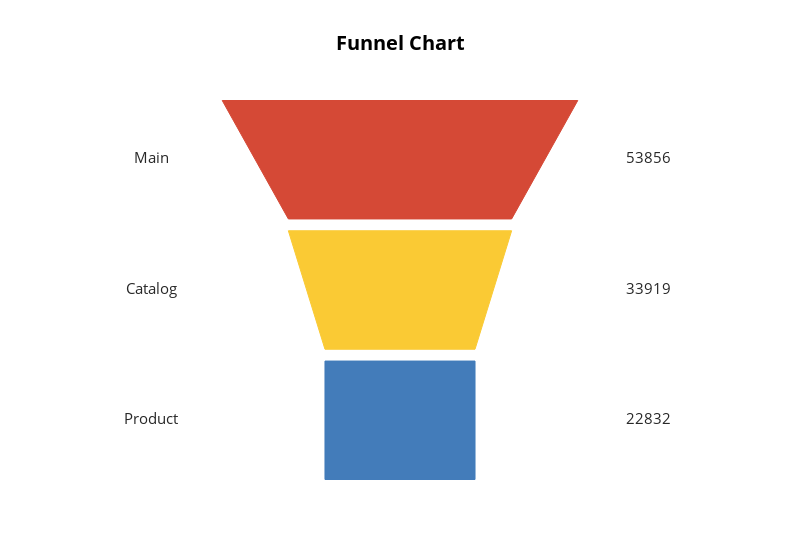

The notebook cell this image was saved under:
### Code cell
plot_funnel(phases, values)

### Figure 1 — Plotly figure (JSON) as saved in the notebook; plotly's stock layout.template omitted (floating-point values rounded to 4 significant figures)
{"data": [{"mode": "text", "text": ["Main", "Catalog", "Product"], "textfont": {"color": "rgb(40,40,40)", "size": 15}, "type": "scatter", "uid": "49ffa5d7-4ecc-4d79-adf8-354001e581fe", "x": [-350, -350, -350], "y": [270, 160, 50]}, {"mode": "text", "text": [53856, 33919, 22832], "textfont": {"color": "rgb(40,40,40)", "size": 15}, "type": "scatter", "uid": "abadacad-aa86-45c4-a144-6d2d8beb372c", "x": [350, 350, 350], "y": [270, 160, 50]}], "layout": {"height": 560, "paper_bgcolor": "rgba(255,255,255,1)", "plot_bgcolor": "rgba(255,255,255,1)", "shapes": [{"fillcolor": "#d54936", "line": {"color": "#d54936", "width": 1}, "path": "M 250.0 320 L 157.0 220 L -157.0 220 L -250.0 320 Z", "type": "path"}, {"fillcolor": "#faca34", "line": {"color": "#faca34", "width": 1}, "path": "M 157.0 210 L 105.5 110 L -105.5 110 L -157.0 210 Z", "type": "path"}, {"fillcolor": "#437cba", "line": {"color": "#437cba", "width": 1}, "path": "M 105.5 100 L 105.5 0 L -105.5 0 L -105.5 100 Z", "type": "path"}], "showlegend": false, "title": "<b>Funnel Chart</b>", "titlefont": {"color": "rgb(0,0,0)", "size": 20}, "width": 800, "xaxis": {"range": [-450, 450], "showgrid": false, "showticklabels": false, "zeroline": false}, "yaxis": {"showgrid": false, "showticklabels": false, "zeroline": false}}}
